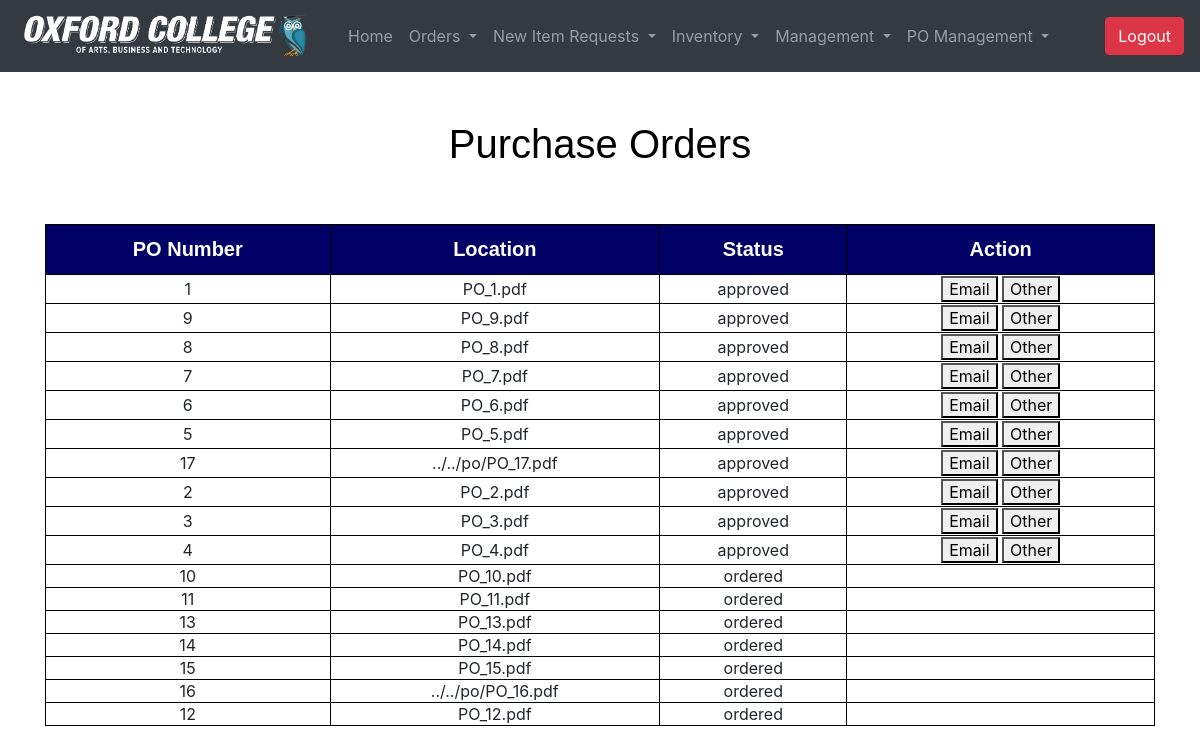
Screenshot of /purchasing/admin/po_management.php?campus=Barrie (signed in) with the database file from the repository.
### tables this page shows
CREATE TABLE IF NOT EXISTS `purchase_orders` (
  `id` int(11) NOT NULL AUTO_INCREMENT,
  `location` varchar(99) NOT NULL,
  `status` varchar(99) NOT NULL,
  `supplier` varchar(99) NOT NULL,
  `campus` varchar(99) NOT NULL,
  `requester` varchar(99) NOT NULL,
  PRIMARY KEY (`id`)
);

### purchasing/admin/po_management.php (the view, shortened to what this page needs)
<?php
    if (isset($_SESSION['loggedin']) && $_SESSION['loggedin'] == true && $_SESSION['role'] == 'admin') {
        include("pm_topbar.php");
    } else {
        header("Location: C:/wamp64/www/index.php");
        exit();
    }
    $campus = $_GET['campus'];
    $query = "SELECT * FROM purchase_orders WHERE campus='$campus' and (status='approved' OR status='ordered') ORDER BY status;";
    $result = mysqli_query($conn, $query);
?>
<html>
    <head>
    </head>
    <body>
        <br>
        <br>
        <h2 class="outside">Purchase Orders</h2>
        <br>
        <br>
        <div class="container">
            <?php
                if (mysqli_num_rows($result) == 0) {
                    echo "<h5>There are no active orders at this time</h5>";
                }
                else {
                    ?>
                    <table>
                        <tr>
                            <th>PO Number</th>
                            <th>Location</th>
                            <th>Status</th>
                            <th>Action</th>
                        </tr>
                        <?php
                            while ($row = mysqli_fetch_assoc($result)) {
                                $id = $row['id'];
                                echo "  <tr>
                                            <td>" .$row['id']. "</td>
                                            <td>" .$row['location']. "</td>
                                            <td>" .$row['status']. "</td>
                                            <td>";
                                if ($row['status'] == 'approved') {
                                    echo "      <a href='po_management.php?campus=$campus&email=true&id=$id' style='width: 50%'><button type='button'>Email</button></a>
                                                <a href='po_management.php?campus=$campus&other=true&id=$id' style='width: 50%'><button type='button'>Other</button></a>";
                                }
                            }
                        ?>
                    </table>
                    <?php
                }
            ?>
        </div>
  </body>
</html>

### purchasing/admin/po_management.php (style rules this page uses)
table { width: 100%; }
th { height: 50px; background: #006; color: #FFF; font-size: 20px; font-family: Tahoma, Geneva, sans-serif; }
table, th, td { border: 1px solid black; text-align:center; }
.outside { font-size: 40px; color: Black; font-family: Tahoma, Geneva, sans-serif; text-align:center; }

### rows the page displays
purchase_orders: id "1", location "PO_1.pdf", status "approved"
purchase_orders: id "9", location "PO_9.pdf", status "approved"
purchase_orders: id "8", location "PO_8.pdf", status "approved"
purchase_orders: id "7", location "PO_7.pdf", status "approved"
purchase_orders: id "6", location "PO_6.pdf", status "approved"
purchase_orders: id "5", location "PO_5.pdf", status "approved"
purchase_orders: id "17", location "../../po/PO_17.pdf", status "approved"
purchase_orders: id "2", location "PO_2.pdf", status "approved"
purchase_orders: id "3", location "PO_3.pdf", status "approved"
purchase_orders: id "4", location "PO_4.pdf", status "approved"
purchase_orders: id "10", location "PO_10.pdf", status "ordered"
purchase_orders: id "11", location "PO_11.pdf", status "ordered"
purchase_orders: id "13", location "PO_13.pdf", status "ordered"
purchase_orders: id "14", location "PO_14.pdf", status "ordered"
purchase_orders: id "15", location "PO_15.pdf", status "ordered"
purchase_orders: id "16", location "../../po/PO_16.pdf", status "ordered"
purchase_orders: id "12", location "PO_12.pdf", status "ordered"
